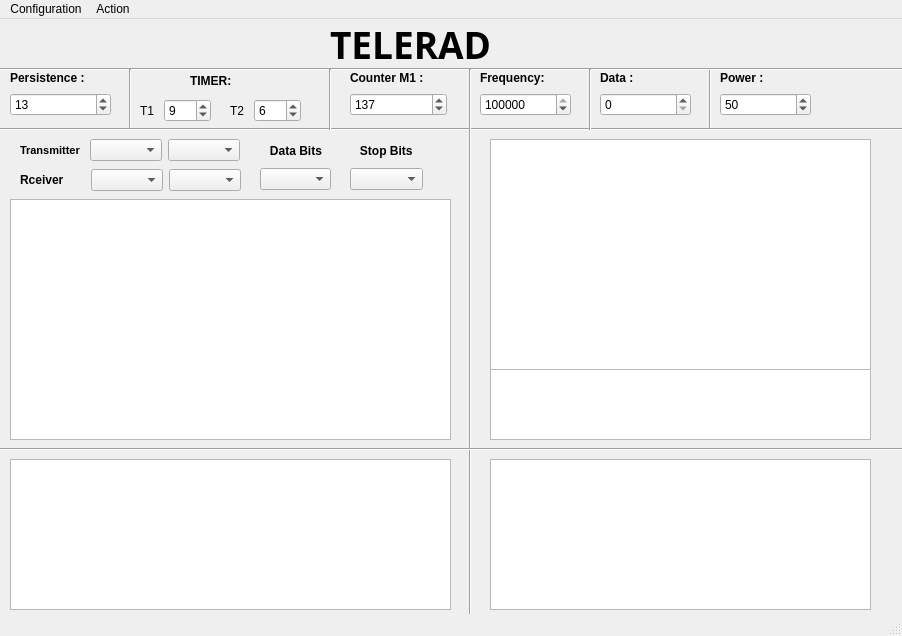
<?xml version="1.0" encoding="UTF-8"?>
<ui version="4.0">
 <class>vdl2</class>
 <widget class="QMainWindow" name="vdl2">
  <property name="geometry">
   <rect>
    <x>0</x>
    <y>0</y>
    <width>902</width>
    <height>636</height>
   </rect>
  </property>
  <property name="windowTitle">
   <string>MainWindow</string>
  </property>
  <widget class="QWidget" name="centralwidget">
   <widget class="QPlainTextEdit" name="receive">
    <property name="geometry">
     <rect>
      <x>490</x>
      <y>120</y>
      <width>381</width>
      <height>231</height>
     </rect>
    </property>
    <property name="font">
     <font>
      <weight>75</weight>
      <bold>true</bold>
     </font>
    </property>
   </widget>
   <widget class="Line" name="line_10">
    <property name="geometry">
     <rect>
      <x>700</x>
      <y>50</y>
      <width>20</width>
      <height>61</height>
     </rect>
    </property>
    <property name="orientation">
     <enum>Qt::Vertical</enum>
    </property>
   </widget>
   <widget class="Line" name="line_12">
    <property name="geometry">
     <rect>
      <x>460</x>
      <y>100</y>
      <width>20</width>
      <height>531</height>
     </rect>
    </property>
    <property name="orientation">
     <enum>Qt::Vertical</enum>
    </property>
   </widget>
   <widget class="QWidget" name="layoutWidget_8">
    <property name="geometry">
     <rect>
      <x>230</x>
      <y>80</y>
      <width>71</width>
      <height>24</height>
     </rect>
    </property>
    <layout class="QHBoxLayout" name="horizontalLayout_8">
     <item>
      <widget class="QLabel" name="label_16">
       <property name="text">
        <string>T2</string>
       </property>
      </widget>
     </item>
     <item>
      <widget class="QSpinBox" name="timer2">
       <property name="maximum">
        <number>120</number>
       </property>
       <property name="value">
        <number>6</number>
       </property>
      </widget>
     </item>
    </layout>
   </widget>
   <widget class="Line" name="line_11">
    <property name="geometry">
     <rect>
      <x>-80</x>
      <y>40</y>
      <width>1311</width>
      <height>20</height>
     </rect>
    </property>
    <property name="orientation">
     <enum>Qt::Horizontal</enum>
    </property>
   </widget>
   <widget class="QPlainTextEdit" name="info">
    <property name="geometry">
     <rect>
      <x>490</x>
      <y>350</y>
      <width>381</width>
      <height>71</height>
     </rect>
    </property>
    <property name="font">
     <font>
      <weight>75</weight>
      <bold>true</bold>
     </font>
    </property>
   </widget>
   <widget class="Line" name="line_4">
    <property name="geometry">
     <rect>
      <x>120</x>
      <y>50</y>
      <width>20</width>
      <height>61</height>
     </rect>
    </property>
    <property name="orientation">
     <enum>Qt::Vertical</enum>
    </property>
   </widget>
   <widget class="QWidget" name="layoutWidget_11">
    <property name="geometry">
     <rect>
      <x>600</x>
      <y>50</y>
      <width>91</width>
      <height>47</height>
     </rect>
    </property>
    <layout class="QVBoxLayout" name="verticalLayout_9">
     <item>
      <widget class="QLabel" name="label_15">
       <property name="font">
        <font>
         <weight>75</weight>
         <bold>true</bold>
        </font>
       </property>
       <property name="text">
        <string>Data :</string>
       </property>
      </widget>
     </item>
     <item>
      <widget class="QSpinBox" name="donnees_2">
       <property name="maximum">
        <number>123456789</number>
       </property>
      </widget>
     </item>
    </layout>
   </widget>
   <widget class="Line" name="line_3">
    <property name="geometry">
     <rect>
      <x>-60</x>
      <y>100</y>
      <width>1241</width>
      <height>20</height>
     </rect>
    </property>
    <property name="orientation">
     <enum>Qt::Horizontal</enum>
    </property>
   </widget>
   <widget class="QPlainTextEdit" name="receivehexa">
    <property name="geometry">
     <rect>
      <x>490</x>
      <y>440</y>
      <width>381</width>
      <height>151</height>
     </rect>
    </property>
    <property name="font">
     <font>
      <weight>75</weight>
      <bold>true</bold>
     </font>
    </property>
   </widget>
   <widget class="QWidget" name="layoutWidget_9">
    <property name="geometry">
     <rect>
      <x>480</x>
      <y>50</y>
      <width>91</width>
      <height>47</height>
     </rect>
    </property>
    <layout class="QVBoxLayout" name="verticalLayout_8">
     <item>
      <widget class="QLabel" name="label_13">
       <property name="font">
        <font>
         <weight>75</weight>
         <bold>true</bold>
        </font>
       </property>
       <property name="text">
        <string>Frequency:</string>
       </property>
      </widget>
     </item>
     <item>
      <widget class="QSpinBox" name="frequence_2">
       <property name="maximum">
        <number>123456789</number>
       </property>
       <property name="value">
        <number>118025</number>
       </property>
      </widget>
     </item>
    </layout>
   </widget>
   <widget class="QWidget" name="layoutWidget_3">
    <property name="geometry">
     <rect>
      <x>140</x>
      <y>80</y>
      <width>71</width>
      <height>24</height>
     </rect>
    </property>
    <layout class="QHBoxLayout" name="horizontalLayout_11">
     <item>
      <widget class="QLabel" name="label_18">
       <property name="text">
        <string>T1</string>
       </property>
      </widget>
     </item>
     <item>
      <widget class="QSpinBox" name="timer1">
       <property name="maximum">
        <number>250</number>
       </property>
       <property name="value">
        <number>9</number>
       </property>
      </widget>
     </item>
    </layout>
   </widget>
   <widget class="QPlainTextEdit" name="send">
    <property name="geometry">
     <rect>
      <x>10</x>
      <y>180</y>
      <width>441</width>
      <height>241</height>
     </rect>
    </property>
    <property name="font">
     <font>
      <weight>75</weight>
      <bold>true</bold>
     </font>
    </property>
   </widget>
   <widget class="QLabel" name="label_11">
    <property name="geometry">
     <rect>
      <x>190</x>
      <y>50</y>
      <width>49</width>
      <height>24</height>
     </rect>
    </property>
    <property name="font">
     <font>
      <weight>75</weight>
      <bold>true</bold>
     </font>
    </property>
    <property name="text">
     <string>TIMER:</string>
    </property>
   </widget>
   <widget class="QPlainTextEdit" name="sendhexa">
    <property name="geometry">
     <rect>
      <x>10</x>
      <y>440</y>
      <width>441</width>
      <height>151</height>
     </rect>
    </property>
    <property name="font">
     <font>
      <weight>75</weight>
      <bold>true</bold>
     </font>
    </property>
   </widget>
   <widget class="QWidget" name="layoutWidget_5">
    <property name="geometry">
     <rect>
      <x>10</x>
      <y>50</y>
      <width>101</width>
      <height>47</height>
     </rect>
    </property>
    <layout class="QVBoxLayout" name="verticalLayout_6">
     <item>
      <widget class="QLabel" name="label_2">
       <property name="font">
        <font>
         <weight>75</weight>
         <bold>true</bold>
        </font>
       </property>
       <property name="text">
        <string>Persistence :</string>
       </property>
      </widget>
     </item>
     <item>
      <widget class="QSpinBox" name="persistance">
       <property name="maximum">
        <number>255</number>
       </property>
       <property name="value">
        <number>13</number>
       </property>
      </widget>
     </item>
    </layout>
   </widget>
   <widget class="Line" name="line_5">
    <property name="geometry">
     <rect>
      <x>320</x>
      <y>50</y>
      <width>20</width>
      <height>61</height>
     </rect>
    </property>
    <property name="orientation">
     <enum>Qt::Vertical</enum>
    </property>
   </widget>
   <widget class="Line" name="line_6">
    <property name="geometry">
     <rect>
      <x>460</x>
      <y>50</y>
      <width>20</width>
      <height>61</height>
     </rect>
    </property>
    <property name="orientation">
     <enum>Qt::Vertical</enum>
    </property>
   </widget>
   <widget class="Line" name="line_8">
    <property name="geometry">
     <rect>
      <x>0</x>
      <y>420</y>
      <width>1161</width>
      <height>20</height>
     </rect>
    </property>
    <property name="orientation">
     <enum>Qt::Horizontal</enum>
    </property>
   </widget>
   <widget class="Line" name="line_13">
    <property name="geometry">
     <rect>
      <x>580</x>
      <y>50</y>
      <width>20</width>
      <height>61</height>
     </rect>
    </property>
    <property name="orientation">
     <enum>Qt::Vertical</enum>
    </property>
   </widget>
   <widget class="QWidget" name="layoutWidget_10">
    <property name="geometry">
     <rect>
      <x>720</x>
      <y>50</y>
      <width>91</width>
      <height>47</height>
     </rect>
    </property>
    <layout class="QVBoxLayout" name="verticalLayout_7">
     <item>
      <widget class="QLabel" name="label_12">
       <property name="font">
        <font>
         <weight>75</weight>
         <bold>true</bold>
        </font>
       </property>
       <property name="text">
        <string>Power :</string>
       </property>
      </widget>
     </item>
     <item>
      <widget class="QSpinBox" name="puissance">
       <property name="maximum">
        <number>123456789</number>
       </property>
       <property name="value">
        <number>50</number>
       </property>
      </widget>
     </item>
    </layout>
   </widget>
   <widget class="QWidget" name="layoutWidget">
    <property name="geometry">
     <rect>
      <x>350</x>
      <y>50</y>
      <width>97</width>
      <height>47</height>
     </rect>
    </property>
    <layout class="QVBoxLayout" name="verticalLayout_10">
     <item>
      <widget class="QLabel" name="label_19">
       <property name="font">
        <font>
         <weight>75</weight>
         <bold>true</bold>
        </font>
       </property>
       <property name="text">
        <string>Counter M1 :</string>
       </property>
      </widget>
     </item>
     <item>
      <widget class="QSpinBox" name="counterM1">
       <property name="maximum">
        <number>65535</number>
       </property>
       <property name="value">
        <number>137</number>
       </property>
      </widget>
     </item>
    </layout>
   </widget>
   <widget class="QLabel" name="logo">
    <property name="geometry">
     <rect>
      <x>330</x>
      <y>10</y>
      <width>201</width>
      <height>31</height>
     </rect>
    </property>
    <property name="font">
     <font>
      <family>Book Antiqua</family>
      <pointsize>28</pointsize>
      <weight>75</weight>
      <bold>true</bold>
     </font>
    </property>
    <property name="text">
     <string>TELERAD</string>
    </property>
   </widget>
   <widget class="QWidget" name="layoutWidget">
    <property name="geometry">
     <rect>
      <x>20</x>
      <y>120</y>
      <width>220</width>
      <height>22</height>
     </rect>
    </property>
    <layout class="QHBoxLayout" name="horizontalLayout">
     <item>
      <widget class="QLabel" name="label">
       <property name="font">
        <font>
         <pointsize>8</pointsize>
         <weight>75</weight>
         <bold>true</bold>
        </font>
       </property>
       <property name="text">
        <string>Transmitter</string>
       </property>
      </widget>
     </item>
     <item>
      <widget class="QComboBox" name="transmitter"/>
     </item>
     <item>
      <widget class="QComboBox" name="comboBox_baudRate"/>
     </item>
    </layout>
   </widget>
   <widget class="QWidget" name="layoutWidget">
    <property name="geometry">
     <rect>
      <x>20</x>
      <y>150</y>
      <width>221</width>
      <height>22</height>
     </rect>
    </property>
    <layout class="QHBoxLayout" name="horizontalLayout_2">
     <item>
      <widget class="QLabel" name="label_3">
       <property name="font">
        <font>
         <weight>75</weight>
         <bold>true</bold>
        </font>
       </property>
       <property name="text">
        <string>Rceiver</string>
       </property>
      </widget>
     </item>
     <item>
      <widget class="QComboBox" name="receiver"/>
     </item>
     <item>
      <widget class="QComboBox" name="comboBox_baudRate_2"/>
     </item>
    </layout>
   </widget>
   <widget class="QWidget" name="layoutWidget">
    <property name="geometry">
     <rect>
      <x>260</x>
      <y>120</y>
      <width>71</width>
      <height>51</height>
     </rect>
    </property>
    <layout class="QVBoxLayout" name="verticalLayout">
     <item>
      <widget class="QLabel" name="label_4">
       <property name="font">
        <font>
         <weight>75</weight>
         <bold>true</bold>
        </font>
       </property>
       <property name="text">
        <string>   Data Bits</string>
       </property>
      </widget>
     </item>
     <item>
      <widget class="QComboBox" name="comboBox_dataBits"/>
     </item>
    </layout>
   </widget>
   <widget class="QWidget" name="layoutWidget">
    <property name="geometry">
     <rect>
      <x>350</x>
      <y>120</y>
      <width>73</width>
      <height>51</height>
     </rect>
    </property>
    <layout class="QVBoxLayout" name="verticalLayout_2">
     <item>
      <widget class="QLabel" name="label_5">
       <property name="font">
        <font>
         <weight>75</weight>
         <bold>true</bold>
        </font>
       </property>
       <property name="text">
        <string>   Stop Bits</string>
       </property>
      </widget>
     </item>
     <item>
      <widget class="QComboBox" name="comboBox_stop"/>
     </item>
    </layout>
   </widget>
  </widget>
  <widget class="QMenuBar" name="menubar">
   <property name="geometry">
    <rect>
     <x>0</x>
     <y>0</y>
     <width>902</width>
     <height>21</height>
    </rect>
   </property>
   <widget class="QMenu" name="menuConfiguration">
    <property name="title">
     <string>Configuration</string>
    </property>
    <widget class="QMenu" name="menuTransmitter">
     <property name="title">
      <string>Transmitter</string>
     </property>
     <addaction name="actionPARAM_REQ"/>
     <addaction name="actionPWR_SET_REQ"/>
     <addaction name="actionMODE_SET_REQ"/>
     <addaction name="actionPURGE_REQ"/>
     <addaction name="actionUNIT_DATA_REQ"/>
    </widget>
    <widget class="QMenu" name="menuReceiver">
     <property name="title">
      <string>Receiver</string>
     </property>
     <addaction name="actionPARAM_REQ_2"/>
     <addaction name="actionMODE_SET_REQ_2"/>
    </widget>
    <addaction name="menuTransmitter"/>
    <addaction name="menuReceiver"/>
   </widget>
   <widget class="QMenu" name="menuAction">
    <property name="title">
     <string>Action</string>
    </property>
    <addaction name="actionClose"/>
    <addaction name="actionClear"/>
    <addaction name="actionSQP"/>
    <addaction name="actionVersion"/>
   </widget>
   <addaction name="menuConfiguration"/>
   <addaction name="menuAction"/>
  </widget>
  <widget class="QStatusBar" name="statusbar"/>
  <action name="actionClose">
   <property name="text">
    <string>Close</string>
   </property>
  </action>
  <action name="actionHelp">
   <property name="text">
    <string>Help</string>
   </property>
  </action>
  <action name="actionClear">
   <property name="text">
    <string>Clear</string>
   </property>
  </action>
  <action name="actionPARAM_REQ">
   <property name="text">
    <string>PARAM_REQ</string>
   </property>
  </action>
  <action name="actionPWR_SET_REQ">
   <property name="text">
    <string>PWR_SET_REQ</string>
   </property>
  </action>
  <action name="actionMODE_SET_REQ">
   <property name="text">
    <string>MODE_SET_REQ</string>
   </property>
  </action>
  <action name="actionPURGE_REQ">
   <property name="text">
    <string>PURGE_REQ</string>
   </property>
  </action>
  <action name="actionUNIT_DATA_REQ">
   <property name="text">
    <string>UNIT_DATA_REQ</string>
   </property>
  </action>
  <action name="actionPARAM_REQ_2">
   <property name="text">
    <string>PARAM_REQ</string>
   </property>
  </action>
  <action name="actionUNIT_DATA_REQ_2">
   <property name="text">
    <string>UNIT_DATA_REQ</string>
   </property>
  </action>
  <action name="actionMODE_SET_REQ_2">
   <property name="text">
    <string>MODE_SET_REQ</string>
   </property>
  </action>
  <action name="actionSQP">
   <property name="text">
    <string>SQP</string>
   </property>
  </action>
  <action name="actionVersion">
   <property name="text">
    <string>Version</string>
   </property>
  </action>
 </widget>
 <resources/>
 <connections/>
</ui>
